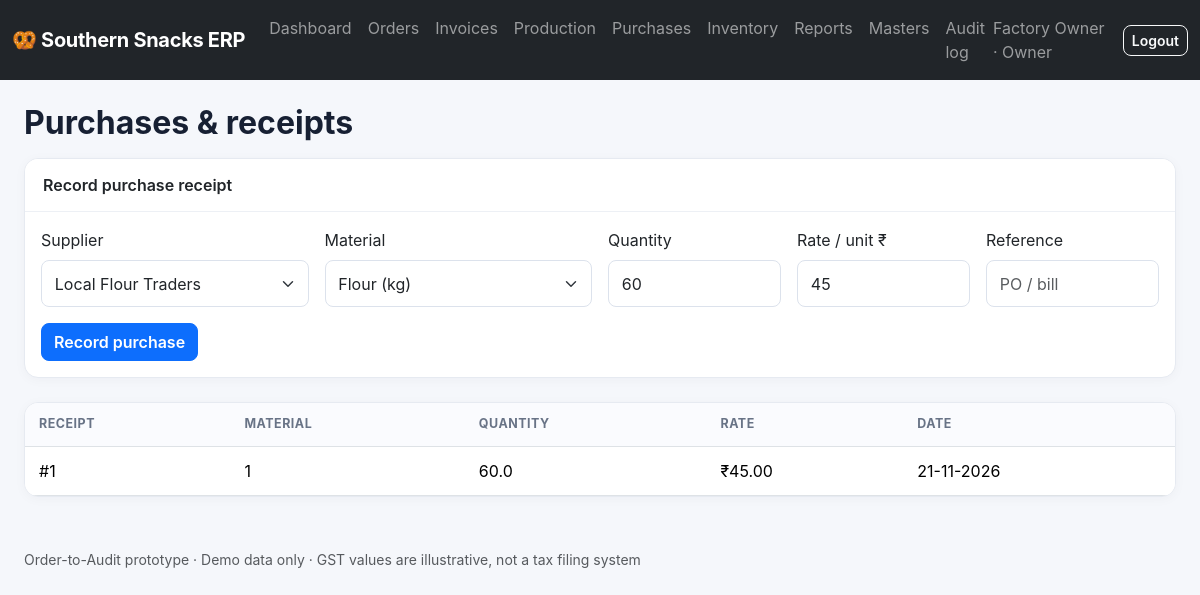
Page /purchases (signed in) on the committed database.
### app.py (models this page shows, shortened)
class User(UserMixin, db.Model):
    id=db.Column(db.Integer, primary_key=True); username=db.Column(db.String(80), unique=True); password_hash=db.Column(db.String(255)); role=db.Column(db.String(30)); full_name=db.Column(db.String(120))

class Purchase(db.Model):
    id=db.Column(db.Integer,primary_key=True); supplier_id=db.Column(db.Integer,db.ForeignKey('supplier.id')); material_id=db.Column(db.Integer,db.ForeignKey('material.id')); qty_milli=db.Column(db.Integer); rate_paise=db.Column(db.Integer); created_at=db.Column(db.DateTime,default=datetime.utcnow); reference=db.Column(db.String(80))

### app.py (the view, shortened to what this page needs)
@app.route('/purchases',methods=['GET','POST'])
@role_required('admin','production','owner')
def purchases():
    return render_template('purchases.html',purchases=Purchase.query.order_by(Purchase.created_at.desc()).all(),materials=Material.query.all(),suppliers=Supplier.query.all())

### app.py (called while the page is built)
@login_manager.user_loader
def load_user(uid): return db.session.get(User,int(uid))

def role_required(*roles):
    def deco(fn):
        @wraps(fn)
        def wrapped(*a,**kw):
            if not current_user.is_authenticated: return login_manager.unauthorized()
            if current_user.role not in roles: abort(403)
            return fn(*a,**kw)
        return wrapped
    return deco

def money(paise): return f"₹{(paise or 0)/100:,.2f}"

@app.context_processor
def inject(): return {'today':date.today(), 'invoice_due':invoice_due}

### templates/purchases.html
{% extends 'base.html' %}{% block content %}<h2 class="fw-bold mb-3">Purchases & receipts</h2><div class="card mb-4"><div class="card-header bg-white fw-semibold">Record purchase receipt</div><div class="card-body"><form method="post" class="row g-3"><div class="col-md-3"><label class="form-label">Supplier</label><select class="form-select" name="supplier_id">{% for s in suppliers %}<option value="{{s.id}}">{{s.name}}</option>{% endfor %}</select></div><div class="col-md-3"><label class="form-label">Material</label><select class="form-select" name="material_id">{% for m in materials %}<option value="{{m.id}}">{{m.name}} ({{m.unit}})</option>{% endfor %}</select></div><div class="col-md-2"><label class="form-label">Quantity</label><input class="form-control" name="qty" type="number" step="0.001" value="60" required></div><div class="col-md-2"><label class="form-label">Rate / unit ₹</label><input class="form-control" name="rate" type="number" step="0.01" value="45" required></div><div class="col-md-2"><label class="form-label">Reference</label><input class="form-control" name="reference" placeholder="PO / bill"></div><div class="col-12"><button class="btn btn-primary">Record purchase</button></div></form></div></div><div class="card"><div class="table-responsive"><table class="table mb-0"><thead><tr><th>Receipt</th><th>Material</th><th>Quantity</th><th>Rate</th><th>Date</th></tr></thead><tbody>{% for p in purchases %}<tr><td>#{{p.id}}</td><td>{{p.material_id}}</td><td>{{p.qty_milli/1000}}</td><td>{{money(p.rate_paise)}}</td><td>{{p.created_at.strftime('%d-%m-%Y')}}</td></tr>{% else %}<tr><td colspan="5" class="text-muted text-center p-3">No purchases recorded</td></tr>{% endfor %}</tbody></table></div></div>{% endblock %}

### templates/base.html (shortened to what this page needs)
<!doctype html><html lang="en"><head><meta charset="utf-8"><meta name="viewport" content="width=device-width, initial-scale=1"><title>{{ title or 'Southern Snacks | Order-to-Audit' }}</title><link href="https://cdn.jsdelivr.net/npm/bootstrap@5.3.3/dist/css/bootstrap.min.css" rel="stylesheet"><link href="{{ url_for('static',filename='style.css') }}" rel="stylesheet"></head><body>{% if current_user.is_authenticated %}<nav class="navbar navbar-expand-lg navbar-dark bg-dark"><div class="container-fluid"><a class="navbar-brand fw-bold" href="{{ url_for('dashboard') }}">🥨 Southern Snacks ERP</a><button class="navbar-toggler" data-bs-toggle="collapse" data-bs-target="#nav"></button><div class="collapse navbar-collapse" id="nav"><ul class="navbar-nav me-auto">{% for endpoint,label in [('dashboard','Dashboard'),('orders','Orders'),('invoices','Invoices'),('production','Production'),('purchases','Purchases'),('inventory','Inventory'),('reports','Reports')] %}<li class="nav-item"><a class="nav-link" href="{{ url_for(endpoint) }}">{{ label }}</a></li>{% endfor %}{% if current_user.role in ['admin','owner'] %}<li class="nav-item"><a class="nav-link" href="{{ url_for('masters') }}">Masters</a></li>{% endif %}{% if current_user.role in ['admin','owner','auditor'] %}<li class="nav-item"><a class="nav-link" href="{{ url_for('audit_log') }}">Audit log</a></li>{% endif %}</ul><span class="navbar-text me-3">{{ current_user.full_name }} · {{ current_user.role|title }}</span><a class="btn btn-outline-light btn-sm" href="{{ url_for('logout') }}">Logout</a></div></div></nav>{% endif %}<main class="container-fluid px-lg-4 py-4">{% with messages=get_flashed_messages(with_categories=true) %}{% for category,message in messages %}<div class="alert alert-{{ category }} alert-dismissible fade show">{{ message }}<button class="btn-close" data-bs-dismiss="alert"></button></div>{% endfor %}{% endwith %}{% block content %}{% endblock %}</main><footer class="container-fluid px-lg-4 pb-3 text-muted small">Order-to-Audit prototype · Demo data only · GST values are illustrative, not a tax filing system</footer><script src="https://cdn.jsdelivr.net/npm/bootstrap@5.3.3/dist/js/bootstrap.bundle.min.js"></script></body></html>

### static/style.css (style rules this page uses)
:root { --ink:#172033;--muted:#687386;--brand:#2457d6 }
body { background:#f5f7fb;color:var(--ink);font-family:Inter,system-ui,-apple-system,Segoe UI,sans-serif }
.navbar-brand { letter-spacing:-.3px }
.card { border:1px solid #e6eaf1;border-radius:14px;box-shadow:0 2px 12px rgba(23,32,51,.035);overflow:hidden }
.card-header { padding:14px 18px;border-bottom:1px solid #edf0f5 }
.table>:not(caption)>*>* { padding:12px 14px;vertical-align:middle }
.table thead th { font-size:.78rem;text-transform:uppercase;letter-spacing:.04em;color:#687386;background:#fafbfe }
.btn { border-radius:8px;font-weight:600 }
.form-control,.form-select { border-color:#dce2ec;border-radius:8px;padding:.65rem .8rem }
footer { margin-top:28px }

### rows in the picture
User: full_name "Factory Owner", role "Owner"
Purchase: id "1", material_id "1", p.qty_milli/1000 "60.0", rate_paise "₹45.00", created_at "21-11-2026"

### other values in the picture
{{ label }} "Dashboard" "Orders" "Invoices" "Production" "Purchases" "Inventory" "Reports"
form field supplier_id "Local Flour Traders"
form field material_id "Flour (kg)"
